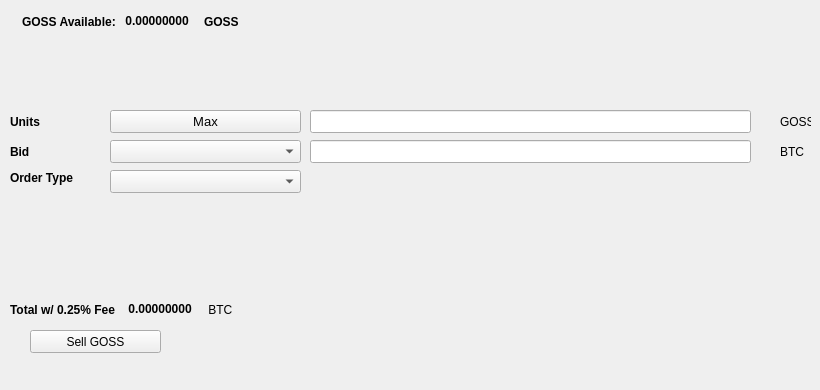
   <widget class="QWidget" name="SellTab">
    <attribute name="title">
     <string>Sell</string>
    </attribute>
    <widget class="QLabel" name="label_16">
     <property name="geometry">
      <rect>
       <x>780</x>
       <y>140</y>
       <width>31</width>
       <height>23</height>
      </rect>
     </property>
     <property name="text">
      <string>BTC</string>
     </property>
    </widget>
    <widget class="QComboBox" name="SellBidcomboBox">
     <property name="geometry">
      <rect>
       <x>110</x>
       <y>140</y>
       <width>191</width>
       <height>23</height>
      </rect>
     </property>
     <property name="font">
      <font>
       <pointsize>10</pointsize>
      </font>
     </property>
    </widget>
    <widget class="QLabel" name="label_18">
     <property name="geometry">
      <rect>
       <x>10</x>
       <y>110</y>
       <width>46</width>
       <height>23</height>
      </rect>
     </property>
     <property name="font">
      <font>
       <weight>75</weight>
       <bold>true</bold>
      </font>
     </property>
     <property name="text">
      <string>Units</string>
     </property>
    </widget>
    <widget class="QPushButton" name="Sell_Max_Amount">
     <property name="geometry">
      <rect>
       <x>110</x>
       <y>110</y>
       <width>191</width>
       <height>23</height>
      </rect>
     </property>
     <property name="font">
      <font>
       <pointsize>10</pointsize>
      </font>
     </property>
     <property name="text">
      <string>Max</string>
     </property>
    </widget>
    <widget class="QLabel" name="label_20">
     <property name="geometry">
      <rect>
       <x>10</x>
       <y>170</y>
       <width>91</width>
       <height>16</height>
      </rect>
     </property>
     <property name="font">
      <font>
       <weight>75</weight>
       <bold>true</bold>
      </font>
     </property>
     <property name="text">
      <string>Order Type</string>
     </property>
    </widget>
    <widget class="QComboBox" name="SellOrdertypeCombo">
     <property name="geometry">
      <rect>
       <x>110</x>
       <y>170</y>
       <width>191</width>
       <height>23</height>
      </rect>
     </property>
     <property name="font">
      <font>
       <pointsize>10</pointsize>
      </font>
     </property>
    </widget>
    <widget class="QLabel" name="label_21">
     <property name="geometry">
      <rect>
       <x>10</x>
       <y>140</y>
       <width>46</width>
       <height>23</height>
      </rect>
     </property>
     <property name="font">
      <font>
       <weight>75</weight>
       <bold>true</bold>
      </font>
     </property>
     <property name="text">
      <string>Bid</string>
     </property>
    </widget>
    <widget class="QLabel" name="label_22">
     <property name="geometry">
      <rect>
       <x>780</x>
       <y>110</y>
       <width>31</width>
       <height>23</height>
      </rect>
     </property>
     <property name="text">
      <string>GOSS</string>
     </property>
    </widget>
    <widget class="QLineEdit" name="UnitsInputGOSS">
     <property name="geometry">
      <rect>
       <x>310</x>
       <y>110</y>
       <width>441</width>
       <height>23</height>
      </rect>
     </property>
     <property name="font">
      <font>
       <pointsize>9</pointsize>
       <weight>75</weight>
       <bold>true</bold>
      </font>
     </property>
    </widget>
    <widget class="QLineEdit" name="SellBidPriceEdit">
     <property name="geometry">
      <rect>
       <x>310</x>
       <y>140</y>
       <width>441</width>
       <height>23</height>
      </rect>
     </property>
     <property name="font">
      <font>
       <pointsize>9</pointsize>
       <weight>75</weight>
       <bold>true</bold>
      </font>
     </property>
    </widget>
    <widget class="QPushButton" name="SellGOSSBTN">
     <property name="geometry">
      <rect>
       <x>30</x>
       <y>330</y>
       <width>131</width>
       <height>23</height>
      </rect>
     </property>
     <property name="text">
      <string>Sell GOSS</string>
     </property>
     <property name="icon">
      <iconset resource="../gossip">
       <normaloff>:/icons/bitcoin</normaloff>:/icons/bitcoin</iconset>
     </property>
    </widget>
    <widget class="QWidget" name="layoutWidget3">
     <property name="geometry">
      <rect>
       <x>22</x>
       <y>12</y>
       <width>258</width>
       <height>19</height>
      </rect>
     </property>
     <layout class="QHBoxLayout" name="horizontalLayout">
      <item>
       <widget class="QLabel" name="label232_2">
        <property name="font">
         <font>
          <weight>75</weight>
          <bold>true</bold>
         </font>
        </property>
        <property name="text">
         <string>GOSS Available:</string>
        </property>
       </widget>
      </item>
      <item>
       <widget class="QLabel" name="GOSSAvailableLabel">
        <property name="palette">
         <palette>
          <active>
           <colorrole role="WindowText">
            <brush brushstyle="SolidPattern">
             <color alpha="255">
              <red>0</red>
              <green>0</green>
              <blue>0</blue>
             </color>
            </brush>
           </colorrole>
           <colorrole role="Button">
            <brush brushstyle="SolidPattern">
             <color alpha="255">
              <red>0</red>
              <green>170</green>
              <blue>0</blue>
             </color>
            </brush>
           </colorrole>
           <colorrole role="Light">
            <brush brushstyle="SolidPattern">
             <color alpha="255">
              <red>0</red>
              <green>255</green>
              <blue>0</blue>
             </color>
            </brush>
           </colorrole>
           <colorrole role="Midlight">
            <brush brushstyle="SolidPattern">
             <color alpha="255">
              <red>0</red>
              <green>212</green>
              <blue>0</blue>
             </color>
            </brush>
           </colorrole>
           <colorrole role="Dark">
            <brush brushstyle="SolidPattern">
             <color alpha="255">
              <red>0</red>
              <green>85</green>
              <blue>0</blue>
             </color>
            </brush>
           </colorrole>
           <colorrole role="Mid">
            <brush brushstyle="SolidPattern">
             <color alpha="255">
              <red>0</red>
              <green>113</green>
              <blue>0</blue>
             </color>
            </brush>
           </colorrole>
           <colorrole role="Text">
            <brush brushstyle="SolidPattern">
             <color alpha="255">
              <red>0</red>
              <green>170</green>
              <blue>0</blue>
             </color>
            </brush>
           </colorrole>
           <colorrole role="BrightText">
            <brush brushstyle="SolidPattern">
             <color alpha="255">
              <red>255</red>
              <green>255</green>
              <blue>255</blue>
             </color>
            </brush>
           </colorrole>
           <colorrole role="ButtonText">
            <brush brushstyle="SolidPattern">
             <color alpha="255">
              <red>0</red>
              <green>0</green>
              <blue>0</blue>
             </color>
            </brush>
           </colorrole>
           <colorrole role="Base">
            <brush brushstyle="SolidPattern">
             <color alpha="255">
              <red>255</red>
              <green>255</green>
              <blue>255</blue>
             </color>
            </brush>
           </colorrole>
           <colorrole role="Window">
            <brush brushstyle="SolidPattern">
             <color alpha="255">
              <red>0</red>
              <green>170</green>
              <blue>0</blue>
             </color>
            </brush>
           </colorrole>
           <colorrole role="Shadow">
            <brush brushstyle="SolidPattern">
             <color alpha="255">
              <red>0</red>
              <green>0</green>
              <blue>0</blue>
             </color>
            </brush>
           </colorrole>
           <colorrole role="AlternateBase">
            <brush brushstyle="SolidPattern">
             <color alpha="255">
              <red>127</red>
              <green>212</green>
              <blue>127</blue>
             </color>
            </brush>
           </colorrole>
           <colorrole role="ToolTipBase">
            <brush brushstyle="SolidPattern">
             <color alpha="255">
              <red>255</red>
              <green>255</green>
              <blue>220</blue>
             </color>
            </brush>
           </colorrole>
           <colorrole role="ToolTipText">
            <brush brushstyle="SolidPattern">
             <color alpha="255">
              <red>0</red>
              <green>0</green>
              <blue>0</blue>
             </color>
            </brush>
           </colorrole>
          </active>
          <inactive>
           <colorrole role="WindowText">
            <brush brushstyle="SolidPattern">
             <color alpha="255">
              <red>0</red>
              <green>0</green>
              <blue>0</blue>
             </color>
            </brush>
           </colorrole>
           <colorrole role="Button">
            <brush brushstyle="SolidPattern">
             <color alpha="255">
              <red>0</red>
              <green>170</green>
              <blue>0</blue>
             </color>
            </brush>
           </colorrole>
           <colorrole role="Light">
            <brush brushstyle="SolidPattern">
             <color alpha="255">
              <red>0</red>
              <green>255</green>
              <blue>0</blue>
             </color>
            </brush>
           </colorrole>
           <colorrole role="Midlight">
            <brush brushstyle="SolidPattern">
             <color alpha="255">
              <red>0</red>
              <green>212</green>
              <blue>0</blue>
             </color>
            </brush>
           </colorrole>
           <colorrole role="Dark">
            <brush brushstyle="SolidPattern">
             <color alpha="255">
              <red>0</red>
              <green>85</green>
              <blue>0</blue>
             </color>
            </brush>
           </colorrole>
           <colorrole role="Mid">
            <brush brushstyle="SolidPattern">
             <color alpha="255">
              <red>0</red>
              <green>113</green>
              <blue>0</blue>
             </color>
            </brush>
           </colorrole>
           <colorrole role="Text">
            <brush brushstyle="SolidPattern">
             <color alpha="255">
              <red>0</red>
              <green>170</green>
              <blue>0</blue>
             </color>
            </brush>
           </colorrole>
           <colorrole role="BrightText">
            <brush brushstyle="SolidPattern">
             <color alpha="255">
              <red>255</red>
              <green>255</green>
              <blue>255</blue>
             </color>
            </brush>
           </colorrole>
           <colorrole role="ButtonText">
            <brush brushstyle="SolidPattern">
             <color alpha="255">
              <red>0</red>
              <green>0</green>
              <blue>0</blue>
             </color>
            </brush>
           </colorrole>
           <colorrole role="Base">
            <brush brushstyle="SolidPattern">
             <color alpha="255">
              <red>255</red>
              <green>255</green>
              <blue>255</blue>
             </color>
            </brush>
           </colorrole>
           <colorrole role="Window">
            <brush brushstyle="SolidPattern">
             <color alpha="255">
              <red>0</red>
              <green>170</green>
              <blue>0</blue>
             </color>
            </brush>
           </colorrole>
           <colorrole role="Shadow">
            <brush brushstyle="SolidPattern">
             <color alpha="255">
              <red>0</red>
              <green>0</green>
              <blue>0</blue>
             </color>
            </brush>
           </colorrole>
           <colorrole role="AlternateBase">
            <brush brushstyle="SolidPattern">
             <color alpha="255">
              <red>127</red>
              <green>212</green>
              <blue>127</blue>
             </color>
            </brush>
           </colorrole>
           <colorrole role="ToolTipBase">
            <brush brushstyle="SolidPattern">
             <color alpha="255">
              <red>255</red>
              <green>255</green>
              <blue>220</blue>
             </color>
            </brush>
           </colorrole>
           <colorrole role="ToolTipText">
            <brush brushstyle="SolidPattern">
             <color alpha="255">
              <red>0</red>
              <green>0</green>
              <blue>0</blue>
             </color>
            </brush>
           </colorrole>
          </inactive>
          <disabled>
           <colorrole role="WindowText">
            <brush brushstyle="SolidPattern">
             <color alpha="255">
              <red>0</red>
              <green>85</green>
              <blue>0</blue>
             </color>
            </brush>
           </colorrole>
           <colorrole role="Button">
            <brush brushstyle="SolidPattern">
             <color alpha="255">
              <red>0</red>
              <green>170</green>
              <blue>0</blue>
             </color>
            </brush>
           </colorrole>
           <colorrole role="Light">
            <brush brushstyle="SolidPattern">
             <color alpha="255">
              <red>0</red>
              <green>255</green>
              <blue>0</blue>
             </color>
            </brush>
           </colorrole>
           <colorrole role="Midlight">
            <brush brushstyle="SolidPattern">
             <color alpha="255">
              <red>0</red>
              <green>212</green>
              <blue>0</blue>
             </color>
            </brush>
           </colorrole>
           <colorrole role="Dark">
            <brush brushstyle="SolidPattern">
             <color alpha="255">
              <red>0</red>
              <green>85</green>
              <blue>0</blue>
             </color>
            </brush>
           </colorrole>
           <colorrole role="Mid">
            <brush brushstyle="SolidPattern">
             <color alpha="255">
              <red>0</red>
              <green>113</green>
              <blue>0</blue>
             </color>
            </brush>
           </colorrole>
           <colorrole role="Text">
            <brush brushstyle="SolidPattern">
             <color alpha="255">
              <red>0</red>
              <green>85</green>
              <blue>0</blue>
             </color>
            </brush>
           </colorrole>
           <colorrole role="BrightText">
            <brush brushstyle="SolidPattern">
             <color alpha="255">
              <red>255</red>
              <green>255</green>
              <blue>255</blue>
             </color>
            </brush>
           </colorrole>
           <colorrole role="ButtonText">
            <brush brushstyle="SolidPattern">
             <color alpha="255">
              <red>0</red>
              <green>85</green>
              <blue>0</blue>
             </color>
            </brush>
           </colorrole>
           <colorrole role="Base">
            <brush brushstyle="SolidPattern">
             <color alpha="255">
              <red>0</red>
              <green>170</green>
              <blue>0</blue>
             </color>
            </brush>
           </colorrole>
           <colorrole role="Window">
            <brush brushstyle="SolidPattern">
             <color alpha="255">
              <red>0</red>
              <green>170</green>
              <blue>0</blue>
             </color>
            </brush>
           </colorrole>
           <colorrole role="Shadow">
            <brush brushstyle="SolidPattern">
             <color alpha="255">
              <red>0</red>
              <green>0</green>
              <blue>0</blue>
             </color>
            </brush>
           </colorrole>
           <colorrole role="AlternateBase">
            <brush brushstyle="SolidPattern">
             <color alpha="255">
              <red>0</red>
              <green>170</green>
              <blue>0</blue>
             </color>
            </brush>
           </colorrole>
           <colorrole role="ToolTipBase">
            <brush brushstyle="SolidPattern">
             <color alpha="255">
              <red>255</red>
              <green>255</green>
              <blue>220</blue>
             </color>
            </brush>
           </colorrole>
           <colorrole role="ToolTipText">
            <brush brushstyle="SolidPattern">
             <color alpha="255">
              <red>0</red>
              <green>0</green>
              <blue>0</blue>
             </color>
            </brush>
           </colorrole>
          </disabled>
         </palette>
        </property>
        <property name="font">
         <font>
          <weight>75</weight>
          <bold>true</bold>
         </font>
        </property>
        <property name="text">
         <string> 0.00000000 </string>
        </property>
        <property name="textInteractionFlags">
         <set>Qt::LinksAccessibleByMouse|Qt::TextSelectableByKeyboard|Qt::TextSelectableByMouse</set>
        </property>
       </widget>
      </item>
      <item>
       <widget class="QLabel" name="labelGOSS">
        <property name="font">
         <font>
          <weight>75</weight>
          <bold>true</bold>
         </font>
        </property>
        <property name="text">
         <string>GOSS</string>
        </property>
       </widget>
      </item>
     </layout>
    </widget>
    <widget class="QWidget" name="layoutWidget">
     <property name="geometry">
      <rect>
       <x>10</x>
       <y>300</y>
       <width>268</width>
       <height>19</height>
      </rect>
     </property>
     <layout class="QHBoxLayout" name="horizontalLayout_2">
      <item>
       <widget class="QLabel" name="label_19">
        <property name="font">
         <font>
          <weight>75</weight>
          <bold>true</bold>
         </font>
        </property>
        <property name="text">
         <string>Total w/ 0.25% Fee </string>
        </property>
       </widget>
      </item>
      <item>
       <widget class="QLabel" name="SellCostLabel">
        <property name="palette">
         <palette>
          <active>
           <colorrole role="WindowText">
            <brush brushstyle="SolidPattern">
             <color alpha="255">
              <red>0</red>
              <green>0</green>
              <blue>0</blue>
             </color>
            </brush>
           </colorrole>
           <colorrole role="Button">
            <brush brushstyle="SolidPattern">
             <color alpha="255">
              <red>0</red>
              <green>170</green>
              <blue>0</blue>
             </color>
            </brush>
           </colorrole>
           <colorrole role="Light">
            <brush brushstyle="SolidPattern">
             <color alpha="255">
              <red>0</red>
              <green>255</green>
              <blue>0</blue>
             </color>
            </brush>
           </colorrole>
           <colorrole role="Midlight">
            <brush brushstyle="SolidPattern">
             <color alpha="255">
              <red>0</red>
              <green>212</green>
              <blue>0</blue>
             </color>
            </brush>
           </colorrole>
           <colorrole role="Dark">
            <brush brushstyle="SolidPattern">
             <color alpha="255">
              <red>0</red>
              <green>85</green>
              <blue>0</blue>
             </color>
            </brush>
           </colorrole>
           <colorrole role="Mid">
            <brush brushstyle="SolidPattern">
             <color alpha="255">
              <red>0</red>
              <green>113</green>
              <blue>0</blue>
             </color>
            </brush>
           </colorrole>
           <colorrole role="Text">
            <brush brushstyle="SolidPattern">
             <color alpha="255">
              <red>0</red>
              <green>170</green>
              <blue>0</blue>
             </color>
            </brush>
           </colorrole>
           <colorrole role="BrightText">
            <brush brushstyle="SolidPattern">
             <color alpha="255">
              <red>255</red>
              <green>255</green>
              <blue>255</blue>
             </color>
            </brush>
           </colorrole>
           <colorrole role="ButtonText">
            <brush brushstyle="SolidPattern">
             <color alpha="255">
              <red>0</red>
              <green>0</green>
              <blue>0</blue>
             </color>
            </brush>
           </colorrole>
           <colorrole role="Base">
            <brush brushstyle="SolidPattern">
             <color alpha="255">
              <red>255</red>
              <green>255</green>
              <blue>255</blue>
             </color>
            </brush>
           </colorrole>
           <colorrole role="Window">
            <brush brushstyle="SolidPattern">
             <color alpha="255">
              <red>0</red>
              <green>170</green>
              <blue>0</blue>
             </color>
            </brush>
           </colorrole>
           <colorrole role="Shadow">
            <brush brushstyle="SolidPattern">
             <color alpha="255">
              <red>0</red>
              <green>0</green>
              <blue>0</blue>
             </color>
            </brush>
           </colorrole>
           <colorrole role="AlternateBase">
            <brush brushstyle="SolidPattern">
             <color alpha="255">
              <red>127</red>
              <green>212</green>
              <blue>127</blue>
             </color>
            </brush>
           </colorrole>
           <colorrole role="ToolTipBase">
            <brush brushstyle="SolidPattern">
             <color alpha="255">
              <red>255</red>
              <green>255</green>
              <blue>220</blue>
             </color>
            </brush>
           </colorrole>
           <colorrole role="ToolTipText">
            <brush brushstyle="SolidPattern">
             <color alpha="255">
              <red>0</red>
              <green>0</green>
              <blue>0</blue>
             </color>
            </brush>
           </colorrole>
          </active>
          <inactive>
           <colorrole role="WindowText">
            <brush brushstyle="SolidPattern">
             <color alpha="255">
              <red>0</red>
              <green>0</green>
              <blue>0</blue>
             </color>
            </brush>
           </colorrole>
           <colorrole role="Button">
            <brush brushstyle="SolidPattern">
             <color alpha="255">
              <red>0</red>
              <green>170</green>
              <blue>0</blue>
             </color>
            </brush>
           </colorrole>
           <colorrole role="Light">
            <brush brushstyle="SolidPattern">
             <color alpha="255">
              <red>0</red>
              <green>255</green>
              <blue>0</blue>
             </color>
            </brush>
           </colorrole>
           <colorrole role="Midlight">
            <brush brushstyle="SolidPattern">
             <color alpha="255">
              <red>0</red>
              <green>212</green>
              <blue>0</blue>
             </color>
            </brush>
           </colorrole>
           <colorrole role="Dark">
            <brush brushstyle="SolidPattern">
             <color alpha="255">
              <red>0</red>
              <green>85</green>
              <blue>0</blue>
             </color>
            </brush>
           </colorrole>
           <colorrole role="Mid">
            <brush brushstyle="SolidPattern">
             <color alpha="255">
              <red>0</red>
              <green>113</green>
              <blue>0</blue>
             </color>
            </brush>
           </colorrole>
           <colorrole role="Text">
            <brush brushstyle="SolidPattern">
             <color alpha="255">
              <red>0</red>
              <green>170</green>
              <blue>0</blue>
             </color>
            </brush>
           </colorrole>
           <colorrole role="BrightText">
            <brush brushstyle="SolidPattern">
             <color alpha="255">
              <red>255</red>
              <green>255</green>
              <blue>255</blue>
             </color>
            </brush>
           </colorrole>
           <colorrole role="ButtonText">
            <brush brushstyle="SolidPattern">
             <color alpha="255">
              <red>0</red>
              <green>0</green>
              <blue>0</blue>
             </color>
            </brush>
           </colorrole>
           <colorrole role="Base">
            <brush brushstyle="SolidPattern">
             <color alpha="255">
              <red>255</red>
              <green>255</green>
              <blue>255</blue>
             </color>
            </brush>
           </colorrole>
           <colorrole role="Window">
            <brush brushstyle="SolidPattern">
             <color alpha="255">
              <red>0</red>
              <green>170</green>
              <blue>0</blue>
             </color>
            </brush>
           </colorrole>
           <colorrole role="Shadow">
            <brush brushstyle="SolidPattern">
             <color alpha="255">
              <red>0</red>
              <green>0</green>
              <blue>0</blue>
             </color>
            </brush>
           </colorrole>
           <colorrole role="AlternateBase">
            <brush brushstyle="SolidPattern">
             <color alpha="255">
              <red>127</red>
              <green>212</green>
              <blue>127</blue>
             </color>
            </brush>
           </colorrole>
           <colorrole role="ToolTipBase">
            <brush brushstyle="SolidPattern">
             <color alpha="255">
              <red>255</red>
              <green>255</green>
              <blue>220</blue>
             </color>
            </brush>
           </colorrole>
           <colorrole role="ToolTipText">
            <brush brushstyle="SolidPattern">
             <color alpha="255">
              <red>0</red>
              <green>0</green>
              <blue>0</blue>
             </color>
            </brush>
           </colorrole>
          </inactive>
          <disabled>
           <colorrole role="WindowText">
            <brush brushstyle="SolidPattern">
             <color alpha="255">
              <red>0</red>
              <green>85</green>
              <blue>0</blue>
             </color>
            </brush>
           </colorrole>
           <colorrole role="Button">
            <brush brushstyle="SolidPattern">
             <color alpha="255">
              <red>0</red>
              <green>170</green>
              <blue>0</blue>
             </color>
            </brush>
           </colorrole>
           <colorrole role="Light">
            <brush brushstyle="SolidPattern">
             <color alpha="255">
              <red>0</red>
              <green>255</green>
              <blue>0</blue>
             </color>
            </brush>
           </colorrole>
           <colorrole role="Midlight">
            <brush brushstyle="SolidPattern">
             <color alpha="255">
              <red>0</red>
              <green>212</green>
              <blue>0</blue>
             </color>
            </brush>
           </colorrole>
           <colorrole role="Dark">
            <brush brushstyle="SolidPattern">
             <color alpha="255">
              <red>0</red>
              <green>85</green>
              <blue>0</blue>
             </color>
            </brush>
           </colorrole>
           <colorrole role="Mid">
            <brush brushstyle="SolidPattern">
             <color alpha="255">
              <red>0</red>
              <green>113</green>
              <blue>0</blue>
             </color>
            </brush>
           </colorrole>
           <colorrole role="Text">
            <brush brushstyle="SolidPattern">
             <color alpha="255">
              <red>0</red>
              <green>85</green>
              <blue>0</blue>
             </color>
            </brush>
           </colorrole>
           <colorrole role="BrightText">
            <brush brushstyle="SolidPattern">
             <color alpha="255">
              <red>255</red>
              <green>255</green>
              <blue>255</blue>
             </color>
            </brush>
           </colorrole>
           <colorrole role="ButtonText">
            <brush brushstyle="SolidPattern">
             <color alpha="255">
              <red>0</red>
              <green>85</green>
              <blue>0</blue>
             </color>
            </brush>
           </colorrole>
           <colorrole role="Base">
            <brush brushstyle="SolidPattern">
             <color alpha="255">
              <red>0</red>
              <green>170</green>
              <blue>0</blue>
             </color>
            </brush>
           </colorrole>
           <colorrole role="Window">
            <brush brushstyle="SolidPattern">
             <color alpha="255">
              <red>0</red>
              <green>170</green>
              <blue>0</blue>
             </color>
            </brush>
           </colorrole>
           <colorrole role="Shadow">
            <brush brushstyle="SolidPattern">
             <color alpha="255">
              <red>0</red>
              <green>0</green>
              <blue>0</blue>
             </color>
            </brush>
           </colorrole>
           <colorrole role="AlternateBase">
            <brush brushstyle="SolidPattern">
             <color alpha="255">
              <red>0</red>
              <green>170</green>
              <blue>0</blue>
             </color>
            </brush>
           </colorrole>
           <colorrole role="ToolTipBase">
            <brush brushstyle="SolidPattern">
             <color alpha="255">
              <red>255</red>
              <green>255</green>
              <blue>220</blue>
             </color>
            </brush>
           </colorrole>
           <colorrole role="ToolTipText">
            <brush brushstyle="SolidPattern">
             <color alpha="255">
              <red>0</red>
              <green>0</green>
              <blue>0</blue>
             </color>
            </brush>
           </colorrole>
          </disabled>
         </palette>
        </property>
        <property name="font">
         <font>
          <weight>75</weight>
          <bold>true</bold>
         </font>
        </property>
        <property name="autoFillBackground">
         <bool>false</bool>
        </property>
        <property name="text">
         <string> 0.00000000</string>
        </property>
        <property name="textInteractionFlags">
         <set>Qt::LinksAccessibleByMouse|Qt::TextSelectableByMouse</set>
        </property>
       </widget>
      </item>
      <item>
       <widget class="QLabel" name="label_17">
        <property name="font">
         <font>
          <weight>50</weight>
          <bold>false</bold>
         </font>
        </property>
        <property name="text">
         <string> BTC</string>
        </property>
       </widget>
      </item>
     </layout>
    </widget>
    <widget class="QLabel" name="label_23">
     <property name="geometry">
      <rect>
       <x>460</x>
       <y>300</y>
       <width>281</width>
       <height>81</height>
      </rect>
     </property>
     <property name="text">
      <string/>
     </property>
     <property name="pixmap">
      <pixmap>:/images/bittrex</pixmap>
     </property>
    </widget>
   </widget>
